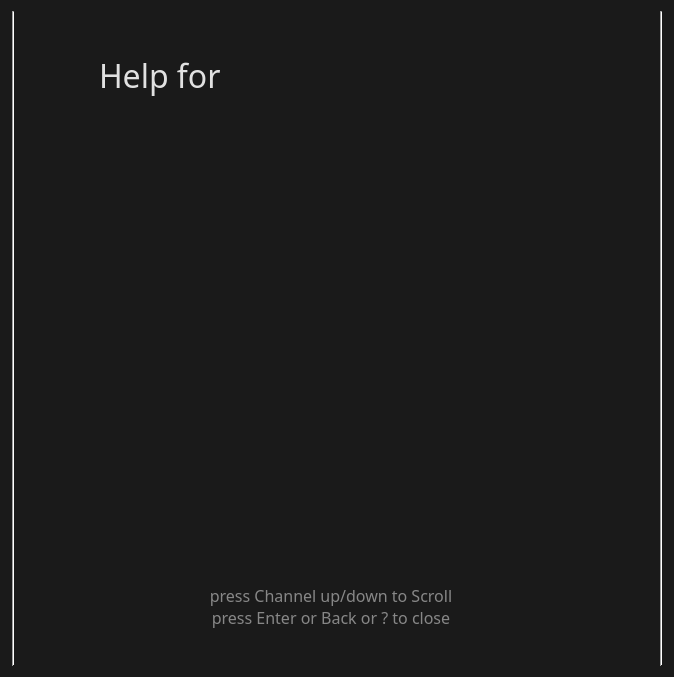
<ui version="4.0" >
 <class>NHelpDialog</class>
 <widget class="QWidget" name="NHelpDialog" >
  <property name="geometry" >
   <rect>
    <x>0</x>
    <y>0</y>
    <width>674</width>
    <height>677</height>
   </rect>
  </property>
  <property name="sizePolicy" >
   <sizepolicy vsizetype="Maximum" hsizetype="Maximum" >
    <horstretch>0</horstretch>
    <verstretch>0</verstretch>
   </sizepolicy>
  </property>
  <property name="minimumSize" >
   <size>
    <width>440</width>
    <height>480</height>
   </size>
  </property>
  <property name="maximumSize" >
   <size>
    <width>1920</width>
    <height>1920</height>
   </size>
  </property>
  <property name="baseSize" >
   <size>
    <width>440</width>
    <height>480</height>
   </size>
  </property>
  <property name="palette" >
   <palette>
    <active>
     <colorrole role="Window" >
      <brush brushstyle="SolidPattern" >
       <color alpha="255" >
        <red>26</red>
        <green>26</green>
        <blue>26</blue>
       </color>
      </brush>
     </colorrole>
    </active>
    <inactive>
     <colorrole role="Window" >
      <brush brushstyle="SolidPattern" >
       <color alpha="255" >
        <red>26</red>
        <green>26</green>
        <blue>26</blue>
       </color>
      </brush>
     </colorrole>
    </inactive>
    <disabled>
     <colorrole role="Window" >
      <brush brushstyle="SolidPattern" >
       <color alpha="255" >
        <red>26</red>
        <green>26</green>
        <blue>26</blue>
       </color>
      </brush>
     </colorrole>
    </disabled>
   </palette>
  </property>
  <property name="windowTitle" >
   <string>Form</string>
  </property>
  <layout class="QGridLayout" name="gridLayout_2" >
   <item rowspan="8" row="0" column="0" colspan="2" >
    <widget class="Line" name="leftVerticalLine" >
     <property name="minimumSize" >
      <size>
       <width>4</width>
       <height>0</height>
      </size>
     </property>
     <property name="palette" >
      <palette>
       <active>
        <colorrole role="Highlight" >
         <brush brushstyle="SolidPattern" >
          <color alpha="255" >
           <red>99</red>
           <green>99</green>
           <blue>99</blue>
          </color>
         </brush>
        </colorrole>
       </active>
       <inactive>
        <colorrole role="Highlight" >
         <brush brushstyle="SolidPattern" >
          <color alpha="255" >
           <red>99</red>
           <green>99</green>
           <blue>99</blue>
          </color>
         </brush>
        </colorrole>
       </inactive>
       <disabled>
        <colorrole role="Highlight" >
         <brush brushstyle="SolidPattern" >
          <color alpha="255" >
           <red>217</red>
           <green>217</green>
           <blue>217</blue>
          </color>
         </brush>
        </colorrole>
       </disabled>
      </palette>
     </property>
     <property name="orientation" >
      <enum>Qt::Vertical</enum>
     </property>
    </widget>
   </item>
   <item row="0" column="2" >
    <spacer>
     <property name="orientation" >
      <enum>Qt::Vertical</enum>
     </property>
     <property name="sizeType" >
      <enum>QSizePolicy::Preferred</enum>
     </property>
     <property name="sizeHint" stdset="0" >
      <size>
       <width>360</width>
       <height>45</height>
      </size>
     </property>
    </spacer>
   </item>
   <item rowspan="8" row="0" column="4" >
    <widget class="Line" name="rightVerticalLine" >
     <property name="minimumSize" >
      <size>
       <width>4</width>
       <height>0</height>
      </size>
     </property>
     <property name="palette" >
      <palette>
       <active>
        <colorrole role="Highlight" >
         <brush brushstyle="SolidPattern" >
          <color alpha="255" >
           <red>99</red>
           <green>99</green>
           <blue>99</blue>
          </color>
         </brush>
        </colorrole>
       </active>
       <inactive>
        <colorrole role="Highlight" >
         <brush brushstyle="SolidPattern" >
          <color alpha="255" >
           <red>99</red>
           <green>99</green>
           <blue>99</blue>
          </color>
         </brush>
        </colorrole>
       </inactive>
       <disabled>
        <colorrole role="Highlight" >
         <brush brushstyle="SolidPattern" >
          <color alpha="255" >
           <red>217</red>
           <green>217</green>
           <blue>217</blue>
          </color>
         </brush>
        </colorrole>
       </disabled>
      </palette>
     </property>
     <property name="orientation" >
      <enum>Qt::Vertical</enum>
     </property>
    </widget>
   </item>
   <item rowspan="4" row="2" column="1" >
    <spacer>
     <property name="orientation" >
      <enum>Qt::Horizontal</enum>
     </property>
     <property name="sizeType" >
      <enum>QSizePolicy::Maximum</enum>
     </property>
     <property name="sizeHint" stdset="0" >
      <size>
       <width>26</width>
       <height>480</height>
      </size>
     </property>
    </spacer>
   </item>
   <item rowspan="2" row="1" column="2" >
    <layout class="QGridLayout" >
     <property name="horizontalSpacing" >
      <number>5</number>
     </property>
     <property name="verticalSpacing" >
      <number>0</number>
     </property>
     <item row="0" column="2" >
      <widget class="QLabel" name="titleLabel" >
       <property name="palette" >
        <palette>
         <active>
          <colorrole role="WindowText" >
           <brush brushstyle="SolidPattern" >
            <color alpha="255" >
             <red>225</red>
             <green>225</green>
             <blue>225</blue>
            </color>
           </brush>
          </colorrole>
         </active>
         <inactive>
          <colorrole role="WindowText" >
           <brush brushstyle="SolidPattern" >
            <color alpha="255" >
             <red>225</red>
             <green>225</green>
             <blue>225</blue>
            </color>
           </brush>
          </colorrole>
         </inactive>
         <disabled>
          <colorrole role="WindowText" >
           <brush brushstyle="SolidPattern" >
            <color alpha="255" >
             <red>118</red>
             <green>116</green>
             <blue>113</blue>
            </color>
           </brush>
          </colorrole>
         </disabled>
        </palette>
       </property>
       <property name="font" >
        <font>
         <family>Sans Serif</family>
         <pointsize>24</pointsize>
         <weight>50</weight>
         <bold>false</bold>
        </font>
       </property>
       <property name="alignment" >
        <set>Qt::AlignRight|Qt::AlignTrailing|Qt::AlignVCenter</set>
       </property>
      </widget>
     </item>
     <item row="0" column="1" >
      <widget class="QLabel" name="titleTagLabel" >
       <property name="sizePolicy" >
        <sizepolicy vsizetype="Preferred" hsizetype="Maximum" >
         <horstretch>0</horstretch>
         <verstretch>0</verstretch>
        </sizepolicy>
       </property>
       <property name="palette" >
        <palette>
         <active>
          <colorrole role="WindowText" >
           <brush brushstyle="SolidPattern" >
            <color alpha="255" >
             <red>225</red>
             <green>225</green>
             <blue>225</blue>
            </color>
           </brush>
          </colorrole>
         </active>
         <inactive>
          <colorrole role="WindowText" >
           <brush brushstyle="SolidPattern" >
            <color alpha="255" >
             <red>225</red>
             <green>225</green>
             <blue>225</blue>
            </color>
           </brush>
          </colorrole>
         </inactive>
         <disabled>
          <colorrole role="WindowText" >
           <brush brushstyle="SolidPattern" >
            <color alpha="255" >
             <red>118</red>
             <green>116</green>
             <blue>113</blue>
            </color>
           </brush>
          </colorrole>
         </disabled>
        </palette>
       </property>
       <property name="font" >
        <font>
         <family>Sans Serif</family>
         <pointsize>24</pointsize>
        </font>
       </property>
       <property name="text" >
        <string>Help for</string>
       </property>
       <property name="alignment" >
        <set>Qt::AlignLeading|Qt::AlignLeft|Qt::AlignVCenter</set>
       </property>
      </widget>
     </item>
     <item row="0" column="0" >
      <widget class="QLabel" name="iconLabel" >
       <property name="sizePolicy" >
        <sizepolicy vsizetype="Preferred" hsizetype="Preferred" >
         <horstretch>0</horstretch>
         <verstretch>0</verstretch>
        </sizepolicy>
       </property>
       <property name="minimumSize" >
        <size>
         <width>45</width>
         <height>45</height>
        </size>
       </property>
       <property name="maximumSize" >
        <size>
         <width>45</width>
         <height>45</height>
        </size>
       </property>
      </widget>
     </item>
    </layout>
   </item>
   <item rowspan="4" row="2" column="3" >
    <spacer>
     <property name="orientation" >
      <enum>Qt::Horizontal</enum>
     </property>
     <property name="sizeType" >
      <enum>QSizePolicy::Maximum</enum>
     </property>
     <property name="sizeHint" stdset="0" >
      <size>
       <width>40</width>
       <height>480</height>
      </size>
     </property>
    </spacer>
   </item>
   <item row="3" column="2" >
    <spacer>
     <property name="orientation" >
      <enum>Qt::Vertical</enum>
     </property>
     <property name="sizeType" >
      <enum>QSizePolicy::Preferred</enum>
     </property>
     <property name="sizeHint" stdset="0" >
      <size>
       <width>360</width>
       <height>30</height>
      </size>
     </property>
    </spacer>
   </item>
   <item row="4" column="2" >
    <widget class="QScrollArea" name="textScrollArea" >
     <property name="frameShape" >
      <enum>QFrame::NoFrame</enum>
     </property>
     <property name="frameShadow" >
      <enum>QFrame::Plain</enum>
     </property>
     <property name="horizontalScrollBarPolicy" >
      <enum>Qt::ScrollBarAlwaysOff</enum>
     </property>
     <property name="widgetResizable" >
      <bool>true</bool>
     </property>
     <widget class="QWidget" name="scrollAreaWidgetContents" >
      <property name="geometry" >
       <rect>
        <x>0</x>
        <y>0</y>
        <width>562</width>
        <height>392</height>
       </rect>
      </property>
      <layout class="QGridLayout" name="gridLayout" >
       <item row="0" column="0" >
        <widget class="QLabel" name="textLabel" >
         <property name="palette" >
          <palette>
           <active>
            <colorrole role="WindowText" >
             <brush brushstyle="SolidPattern" >
              <color alpha="255" >
               <red>255</red>
               <green>255</green>
               <blue>255</blue>
              </color>
             </brush>
            </colorrole>
           </active>
           <inactive>
            <colorrole role="WindowText" >
             <brush brushstyle="SolidPattern" >
              <color alpha="255" >
               <red>255</red>
               <green>255</green>
               <blue>255</blue>
              </color>
             </brush>
            </colorrole>
           </inactive>
           <disabled>
            <colorrole role="WindowText" >
             <brush brushstyle="SolidPattern" >
              <color alpha="255" >
               <red>118</red>
               <green>118</green>
               <blue>117</blue>
              </color>
             </brush>
            </colorrole>
           </disabled>
          </palette>
         </property>
         <property name="wordWrap" >
          <bool>true</bool>
         </property>
        </widget>
       </item>
      </layout>
     </widget>
    </widget>
   </item>
   <item row="5" column="2" >
    <spacer>
     <property name="orientation" >
      <enum>Qt::Vertical</enum>
     </property>
     <property name="sizeType" >
      <enum>QSizePolicy::Maximum</enum>
     </property>
     <property name="sizeHint" stdset="0" >
      <size>
       <width>360</width>
       <height>40</height>
      </size>
     </property>
    </spacer>
   </item>
   <item row="6" column="2" >
    <widget class="QLabel" name="navigateLabel" >
     <property name="palette" >
      <palette>
       <active>
        <colorrole role="WindowText" >
         <brush brushstyle="SolidPattern" >
          <color alpha="255" >
           <red>135</red>
           <green>135</green>
           <blue>135</blue>
          </color>
         </brush>
        </colorrole>
       </active>
       <inactive>
        <colorrole role="WindowText" >
         <brush brushstyle="SolidPattern" >
          <color alpha="255" >
           <red>135</red>
           <green>135</green>
           <blue>135</blue>
          </color>
         </brush>
        </colorrole>
       </inactive>
       <disabled>
        <colorrole role="WindowText" >
         <brush brushstyle="SolidPattern" >
          <color alpha="255" >
           <red>120</red>
           <green>120</green>
           <blue>120</blue>
          </color>
         </brush>
        </colorrole>
       </disabled>
      </palette>
     </property>
     <property name="font" >
      <font>
       <family>Sans Serif</family>
       <pointsize>12</pointsize>
       <stylestrategy>PreferDefault</stylestrategy>
       <kerning>true</kerning>
      </font>
     </property>
     <property name="text" >
      <string>press Channel up/down to Scroll
press Enter or Back or ? to close</string>
     </property>
     <property name="alignment" >
      <set>Qt::AlignCenter</set>
     </property>
     <property name="wordWrap" >
      <bool>false</bool>
     </property>
    </widget>
   </item>
   <item row="7" column="2" >
    <spacer>
     <property name="orientation" >
      <enum>Qt::Vertical</enum>
     </property>
     <property name="sizeType" >
      <enum>QSizePolicy::Preferred</enum>
     </property>
     <property name="sizeHint" stdset="0" >
      <size>
       <width>360</width>
       <height>40</height>
      </size>
     </property>
    </spacer>
   </item>
  </layout>
 </widget>
 <resources/>
 <connections/>
 <designerdata>
  <property name="gridDeltaX" >
   <number>5</number>
  </property>
  <property name="gridDeltaY" >
   <number>5</number>
  </property>
  <property name="gridSnapX" >
   <bool>true</bool>
  </property>
  <property name="gridSnapY" >
   <bool>true</bool>
  </property>
  <property name="gridVisible" >
   <bool>true</bool>
  </property>
 </designerdata>
</ui>
